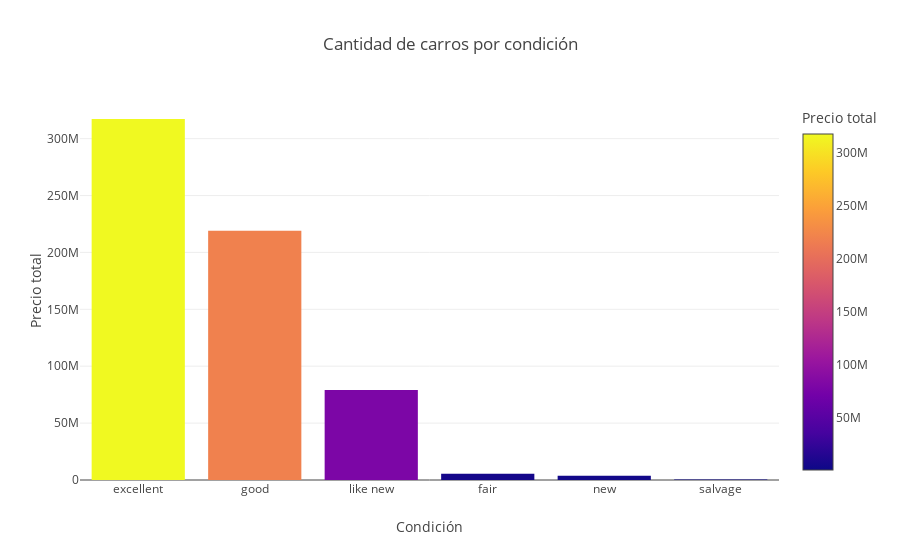

Write notebook code for a chart like this one.
### Markdown cell above
### Análisis por condición del vehículo

### Code cell
# Group the data by 'condition' and sum the 'price'
price_per_condition = vehicle_df.groupby('condition')['price'].sum().reset_index()
price_per_condition = price_per_condition.sort_values(by='price', ascending=False)

fig = px.bar(
    price_per_condition,
    x='condition',
    y='price',
    title='Cantidad de carros por condición',
    labels={'condition': 'Condición', 'price': 'Precio total'},
    color='price',
    color_continuous_scale=px.colors.sequential.Plasma
)
fig.show()

### Figure 1 — Plotly figure (JSON) as saved in the notebook; plotly's stock layout.template omitted (floating-point values rounded to 4 significant figures)
{"data": [{"alignmentgroup": "True", "hovertemplate": "Condición=%{x}<br>Precio total=%{marker.color}<extra></extra>", "legendgroup": "", "marker": {"color": [317259632, 219126010, 79084447, 5442109, 3725193, 487864], "coloraxis": "coloraxis", "pattern": {"shape": ""}}, "name": "", "offsetgroup": "", "orientation": "v", "showlegend": false, "textposition": "auto", "type": "bar", "x": ["excellent", "good", "like new", "fair", "new", "salvage"], "xaxis": "x", "y": [317259632, 219126010, 79084447, 5442109, 3725193, 487864], "yaxis": "y"}], "layout": {"barmode": "relative", "coloraxis": {"colorbar": {"title": {"text": "Precio total"}}, "colorscale": [[0, "#0d0887"], [0.1111, "#46039f"], [0.2222, "#7201a8"], [0.3333, "#9c179e"], [0.4444, "#bd3786"], [0.5556, "#d8576b"], [0.6667, "#ed7953"], [0.7778, "#fb9f3a"], [0.8889, "#fdca26"], [1, "#f0f921"]]}, "legend": {"tracegroupgap": 0}, "title": {"text": "Cantidad de carros por condición"}, "xaxis": {"anchor": "y", "domain": [0, 1], "title": {"text": "Condición"}}, "yaxis": {"anchor": "x", "domain": [0, 1], "title": {"text": "Precio total"}}}}
